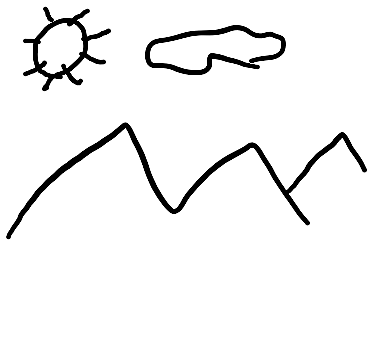
#> input picture to_sketch/to_scketch.png, 377 x 352 px, given in place of mou.png, which was not available
$ python pic2sketch.py
#> lines starting #> are read from the running program, lines starting #| are printed output that depends on the picture; pictures that were not available may be replaced by others from this repository, and a replacement may not be noted
import cv2

def img2sketch(photo, k_size, name):
    #Read Image
#> called with photo = './user_drawing_img/mou.png', k_size = 7, name = 'to_scketch'
    img=cv2.imread(photo)
#> img is the input picture: shape (352, 377, 3); min 0, max 255, mean 242.7

    # Convert to Grey Image
    grey_img=cv2.cvtColor(img, cv2.COLOR_BGR2GRAY)

    # Invert Image
    invert_img=cv2.bitwise_not(grey_img)
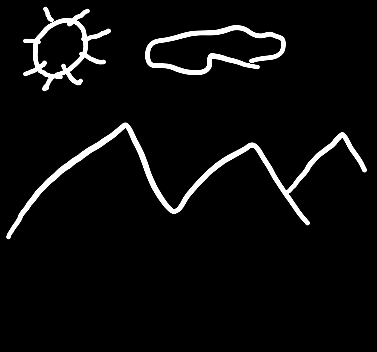
#> invert_img: shape (352, 377); min 0, max 255, mean 12.3
    #invert_img=255-grey_img

    # Blur image
    blur_img=cv2.GaussianBlur(invert_img, (k_size,k_size),0)
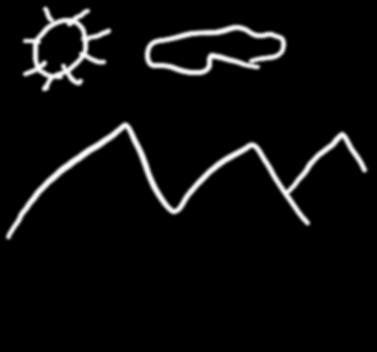
#> blur_img: shape (352, 377); min 0, max 255, mean 12.3

    # Invert Blurred Image
    invblur_img=cv2.bitwise_not(blur_img)
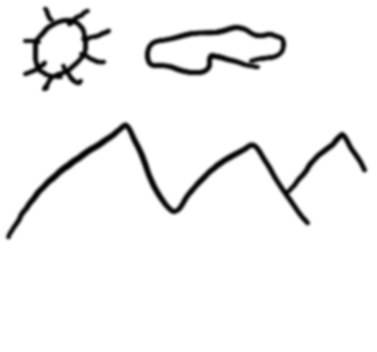
#> invblur_img: shape (352, 377); min 0, max 255, mean 242.7
    #invblur_img=255-blur_img

    # Sketch Image
    sketch_img=cv2.divide(grey_img,invblur_img, scale=256.0)

    # Save Sketch
    cv2.imwrite(f'./to_sketch/{name}.png', sketch_img)

    # [7 lines of commented-out code are left out]
img2sketch(photo=f'./user_drawing_img/mou.png', k_size=7, name=f'to_scketch')
